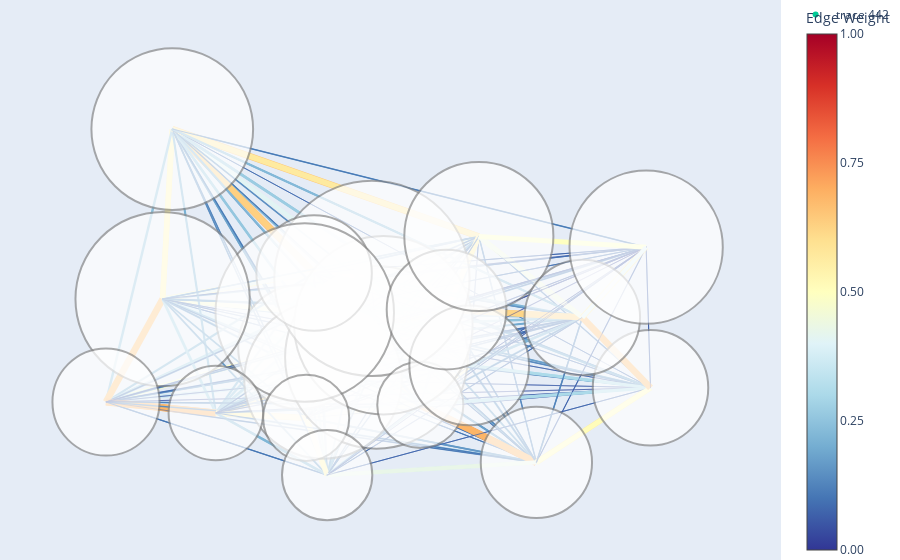

Write notebook code for a chart like this one.
### Code cell
G2, trip_counts2 = define_graph(home_work, remove_weak_edges=False, threshold=0.27)
G2 = update_node_sizes(G2, income, var_of_interest)
positions = get_positions(gdf)
edge_widths = set_art(G2, 0.1)
plotly_graph(G2, positions, edge_widths, var_of_interest, node_size_scale=0.006)
